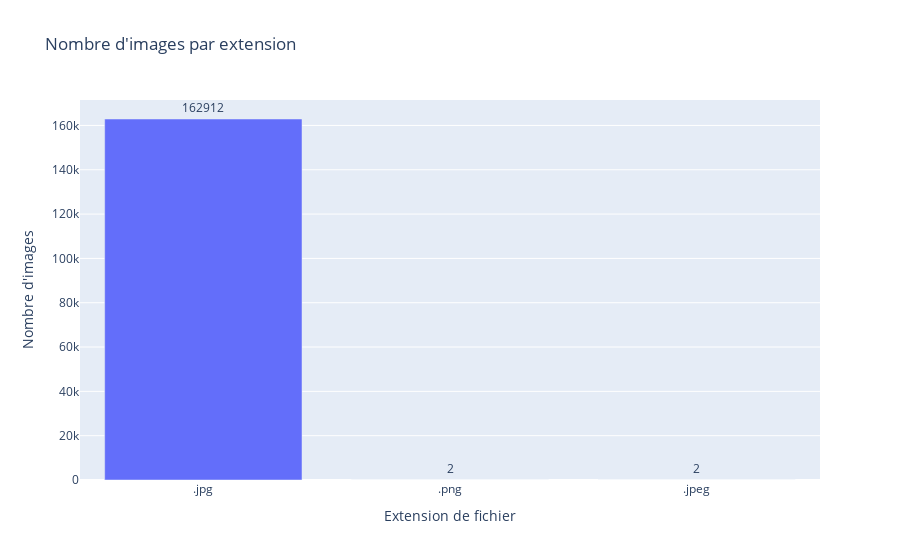

The notebook cell this image was saved under:
### Code cell
import plotly.express as px

# Compter le nombre d'images par extension
ext_counts = df_images['extension'].value_counts().reset_index()

# Renommer les colonnes pour Plotly
ext_counts.columns = ['extension', 'count']

# Création du graphique en barres
fig = px.bar(
    ext_counts,
    x='extension',
    y='count',
    title="Nombre d'images par extension",
    labels={'extension': "Extension de fichier", 'count': "Nombre d'images"}
)
fig.update_traces(text=ext_counts['count'], textposition='outside')
fig.show()

### Figure 1 — Plotly figure (JSON) as saved in the notebook; plotly's stock layout.template omitted (floating-point values rounded to 4 significant figures)
{"data": [{"hovertemplate": "Extension de fichier=%{x}<br>Nombre d'images=%{y}<extra></extra>", "legendgroup": "", "marker": {"color": "#636efa", "pattern": {"shape": ""}}, "name": "", "orientation": "v", "showlegend": false, "text": [162900.0, 2.0, 2.0], "textposition": "outside", "type": "bar", "x": [".jpg", ".png", ".jpeg"], "xaxis": "x", "y": [162912, 2, 2], "yaxis": "y"}], "layout": {"barmode": "relative", "legend": {"tracegroupgap": 0}, "title": {"text": "Nombre d'images par extension"}, "xaxis": {"anchor": "y", "domain": [0, 1], "title": {"text": "Extension de fichier"}}, "yaxis": {"anchor": "x", "domain": [0, 1], "title": {"text": "Nombre d'images"}}}}
